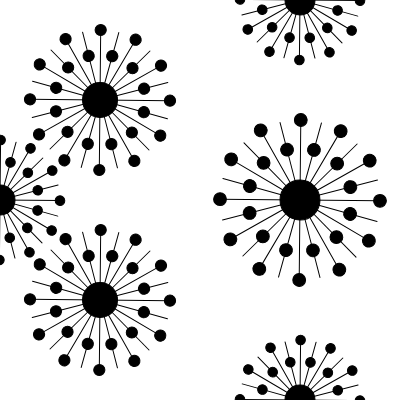
Frame 1 (no input)
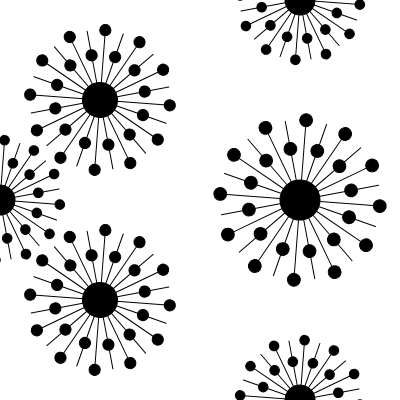
Frame 60 (no input)
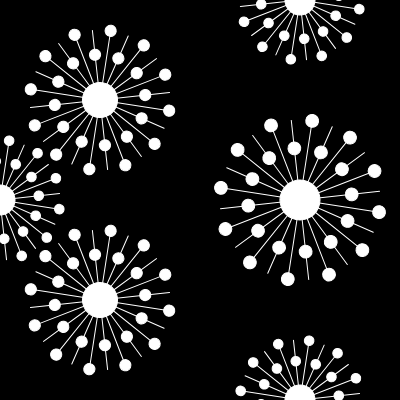
Frame 120 (the mouse pressed at the canvas centre since frame 60)

The p5.js sketch that drew these frames (run headless with seeded random() and noise() and a simulated clock; from frame 60 on, the mouse is pressed at the canvas centre):

// p5.js sketch
// ── sketch.js
// DM2008 — Activity 3b
// One Function Wonder (30 min)
//
// Write a function that draws a shape or group of shapes.
// It should take at least one parameter — try x, y, size, or color.
// Call it several times with different values to create variation.
//
// Ideas: a simple face, a flower, a house, an icon.
// Example: myShape(100, 200, 50); myShape(300, 200, 80);
//
// Stretch: call your function inside a for loop to create a repeating pattern.

let isDark = false;

function setup() {
  createCanvas(400, 400);
}

function draw() {
  background(isDark ? 0 : 255);

  // Call your function here with different values each time
  myShape(100, 100, 140);
  myShape(300, 200, 160);
  myShape(100, 300, 140);
  myShape(300, 0, 120);
  myShape(300, 400, 120);
  myShape(0, 200, 120);
}

function mousePressed() {
  isDark = !isDark;
}

// Define your function outside draw()
// It can be called from anywhere in your sketch

function myShape(x, y, s) {
  push();
  translate(x, y);
  rotate(frameCount * 0.01);

  let shade = isDark ? 255 : 0;
  fill(shade);
  stroke(shade);

  let rays = 24;
  let rayLength = s / 2;

  for (let i = 0; i < rays; i++) {
    let dotDistance = i % 2 === 0 ? rayLength : rayLength * 0.65;

    line(0, 0, rayLength, 0);
    ellipse(dotDistance, 0, s * 0.08, s * 0.08);

    rotate(TWO_PI / rays);
  }

  ellipse(0, 0, s * 0.25, s * 0.25);
  pop();
}
